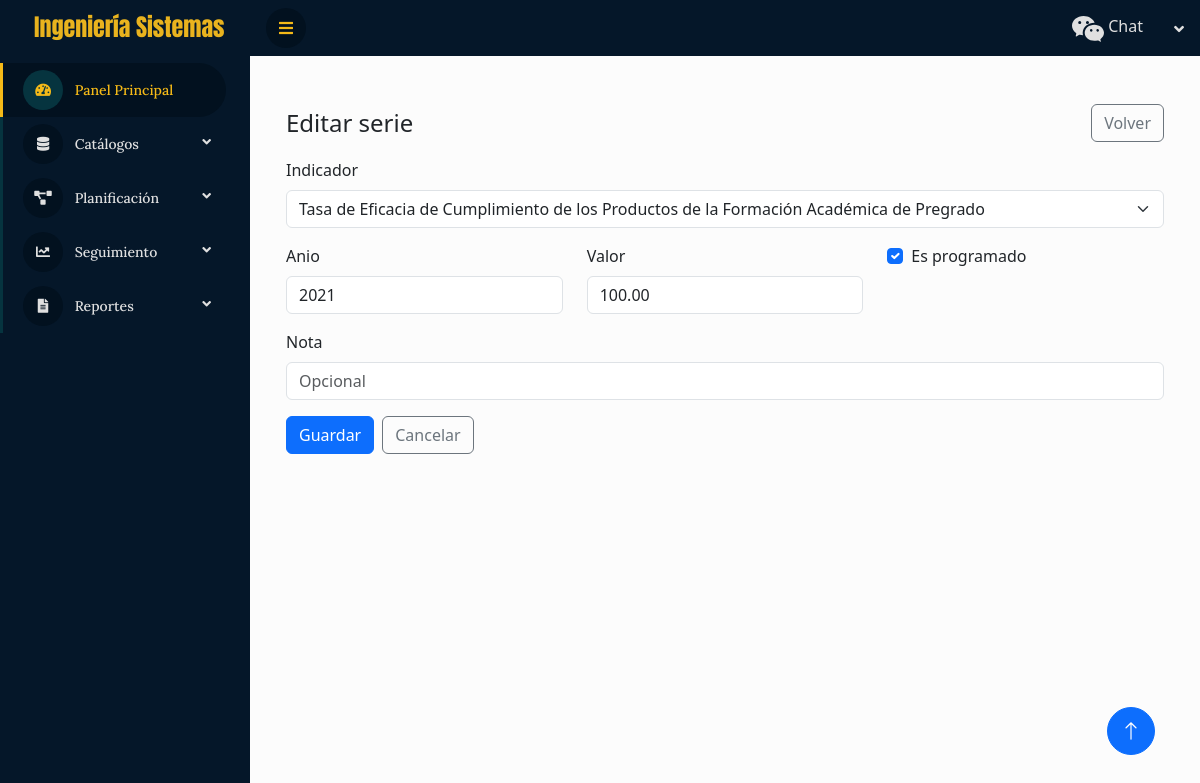
Before: /series/1/editar/ with the older database file.
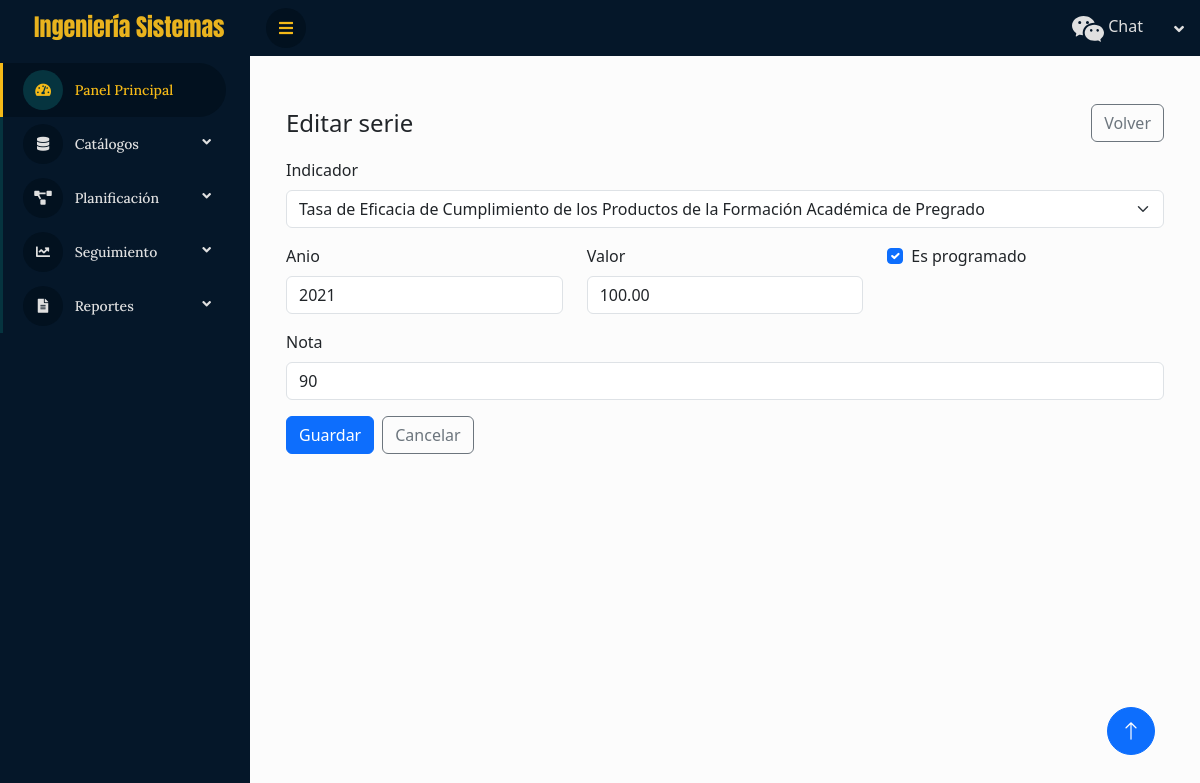
After: the same page with the newer database file.
### cis/models.py (models this page shows, shortened)
class TimeStampedModel(models.Model):
    creado = models.DateTimeField(auto_now_add=True)
    actualizado = models.DateTimeField(auto_now=True)
    class Meta:
        abstract = True

class SerieIndicador(TimeStampedModel):
    indicador = models.ForeignKey(Indicador, on_delete=models.CASCADE, related_name="series")
    anio = models.PositiveSmallIntegerField()
    valor = models.DecimalField(**DECIMALS, null=True, blank=True)
    es_programado = models.BooleanField(default=True)  # True: plan; False: ejecutado/real
    nota = models.CharField(max_length=250, blank=True)
    class Meta:
        unique_together = [("indicador","anio","es_programado")]
        indexes = [models.Index(fields=["indicador","anio"])]
        ordering = ["indicador","anio"]
        verbose_name = "Serie anual de indicador"

### cis/views.py (the view, shortened to what this page needs)
# urls.py: path("series/<int:pk>/editar/", views.SerieIndicadorUpdateView.as_view(), name="serie_update"),
class SerieIndicadorUpdateView(UpdateView):
    model = SerieIndicador
    form_class = SerieIndicadorForm
    template_name = "planificacion/serie_form.html"
    success_url = reverse_lazy("serie_list")

### cis/forms.py (shortened to what this page needs)
class SerieIndicadorForm(forms.ModelForm):
    class Meta:
        model = SerieIndicador
        fields = ["indicador", "anio", "valor", "es_programado", "nota"]
        widgets = {
            "indicador": forms.Select(attrs={"class": "form-select"}),
            "anio": forms.NumberInput(attrs={"class": "form-control", "min": 1900, "max": 2100}),
            "valor": forms.NumberInput(attrs={"class": "form-control", "step": "0.01"}),
            "es_programado": forms.CheckboxInput(attrs={"class": "form-check-input"}),
            "nota": forms.TextInput(attrs={"class": "form-control", "placeholder": "Opcional"}),
        }
        help_texts = {
            "es_programado": "Marcado = Programado (plan). Desmarcado = Ejecutado (real).",
        }

### cis/models.py (called while the page is built)
    def __str__(self): return self.nombre

### cis/templatetags/bootstrap_extras.py (called while the page is built)
@register.filter(name="add_class")
def add_class(field, css):
    return field.as_widget(attrs={**field.field.widget.attrs, "class": f"{field.field.widget.attrs.get('class','')} {css}".strip()})

@register.simple_tag
def field_errors(field):
    if field.errors:
        return mark_safe('<div class="invalid-feedback d-block">{}</div>'.format(" ".join(field.errors)))
    return ""

### cis/templates/planificacion/serie_form.html (shortened to what this page needs)
{% extends "base.html" %} {% load bootstrap_extras %} {% block content %}
<div class="container py-4">
  <div class="d-flex justify-content-between align-items-center mb-3">
    <h1 class="h4 mb-0">{% if object %}Editar{% else %}Nueva{% endif %} serie</h1>
    <a href="{% url 'serie_list' %}" class="btn btn-outline-secondary">Volver</a>
  </div>
  <form method="post" novalidate>
    {% csrf_token %} {% render_bs_field form.indicador %}
    <div class="row">
      <div class="col-md-4">{% render_bs_field form.anio %}</div>
      <div class="col-md-4">{% render_bs_field form.valor %}</div>
      <div class="col-md-4">
        <div class="form-check mb-3">
          {{ form.es_programado|add_class:"form-check-input" }}
          <label class="form-check-label" for="{{ form.es_programado.id_for_label }}">Es programado</label>
        </div>
      </div>
    </div>
    {% render_bs_field form.nota %}
    <div class="d-flex gap-2">
      <button class="btn btn-primary" type="submit">Guardar</button>
      <a href="{% url 'serie_list' %}" class="btn btn-outline-secondary">Cancelar</a>
    </div>
  </form>
</div>
{% endblock %}

### cis/templates/planificacion/_bs_field.html (shortened to what this page needs)
<div class="mb-3">
  {% if show_label %}
  <label class="form-label" for="{{ field.id_for_label }}">{{ field.label }}</label>
  {% endif %} {{ field }}
</div>

Changed rows visible on the page:
changed SerieIndicador: nota (not shown) → "90"
